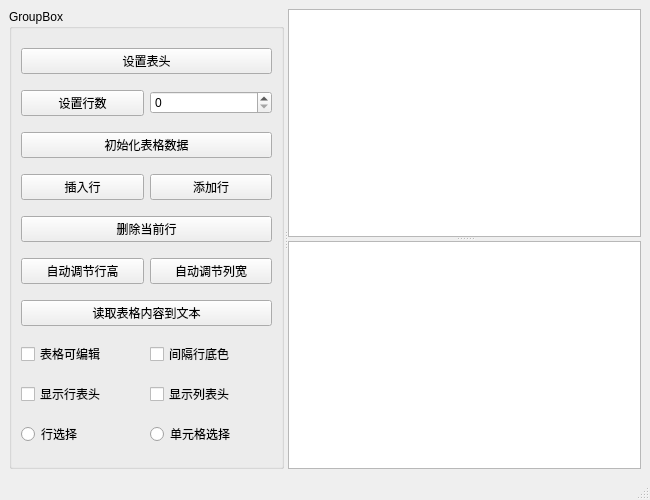
<?xml version="1.0" encoding="UTF-8"?>
<ui version="4.0">
 <class>MainWindow</class>
 <widget class="QMainWindow" name="MainWindow">
  <property name="geometry">
   <rect>
    <x>0</x>
    <y>0</y>
    <width>650</width>
    <height>500</height>
   </rect>
  </property>
  <property name="windowTitle">
   <string>QTableWidget的使用</string>
  </property>
  <widget class="QWidget" name="centralwidget">
   <layout class="QHBoxLayout" name="horizontalLayout">
    <item>
     <widget class="QSplitter" name="splitterMain">
      <property name="orientation">
       <enum>Qt::Horizontal</enum>
      </property>
      <widget class="QGroupBox" name="groupBox">
       <property name="title">
        <string>GroupBox</string>
       </property>
       <layout class="QHBoxLayout" name="horizontalLayout_2">
        <item>
         <layout class="QGridLayout" name="gridlayout" rowstretch="0,0,0,0,0,0,0,0,0,0,0,0,0,0" columnstretch="0,0">
          <item row="7" column="0">
           <widget class="QCheckBox" name="checkBox">
            <property name="text">
             <string>表格可编辑</string>
            </property>
           </widget>
          </item>
          <item row="1" column="1">
           <widget class="QSpinBox" name="spinBox"/>
          </item>
          <item row="3" column="0">
           <widget class="QPushButton" name="pushButton_4">
            <property name="text">
             <string>插入行</string>
            </property>
           </widget>
          </item>
          <item row="6" column="0" colspan="2">
           <widget class="QPushButton" name="pushButton_9">
            <property name="text">
             <string>读取表格内容到文本</string>
            </property>
           </widget>
          </item>
          <item row="8" column="1">
           <widget class="QCheckBox" name="checkBox_4">
            <property name="text">
             <string>显示列表头</string>
            </property>
           </widget>
          </item>
          <item row="2" column="0" colspan="2">
           <widget class="QPushButton" name="btnIniData">
            <property name="text">
             <string>初始化表格数据</string>
            </property>
           </widget>
          </item>
          <item row="7" column="1">
           <widget class="QCheckBox" name="checkBox_2">
            <property name="text">
             <string>间隔行底色</string>
            </property>
           </widget>
          </item>
          <item row="9" column="0">
           <widget class="QRadioButton" name="radioButton">
            <property name="text">
             <string>行选择</string>
            </property>
           </widget>
          </item>
          <item row="9" column="1">
           <widget class="QRadioButton" name="radioButton_2">
            <property name="text">
             <string>单元格选择</string>
            </property>
           </widget>
          </item>
          <item row="5" column="0">
           <widget class="QPushButton" name="pushButton_7">
            <property name="text">
             <string>自动调节行高</string>
            </property>
           </widget>
          </item>
          <item row="4" column="0" colspan="2">
           <widget class="QPushButton" name="pushButton_6">
            <property name="text">
             <string>删除当前行</string>
            </property>
           </widget>
          </item>
          <item row="5" column="1">
           <widget class="QPushButton" name="pushButton_8">
            <property name="text">
             <string>自动调节列宽</string>
            </property>
           </widget>
          </item>
          <item row="0" column="0" colspan="2">
           <widget class="QPushButton" name="btnSetHeader">
            <property name="sizePolicy">
             <sizepolicy hsizetype="Minimum" vsizetype="Fixed">
              <horstretch>0</horstretch>
              <verstretch>0</verstretch>
             </sizepolicy>
            </property>
            <property name="text">
             <string>设置表头</string>
            </property>
           </widget>
          </item>
          <item row="1" column="0">
           <widget class="QPushButton" name="btnSetRow">
            <property name="text">
             <string>设置行数</string>
            </property>
           </widget>
          </item>
          <item row="8" column="0">
           <widget class="QCheckBox" name="checkBox_3">
            <property name="text">
             <string>显示行表头</string>
            </property>
           </widget>
          </item>
          <item row="3" column="1">
           <widget class="QPushButton" name="pushButton_5">
            <property name="text">
             <string>添加行</string>
            </property>
           </widget>
          </item>
         </layout>
        </item>
       </layout>
      </widget>
      <widget class="QSplitter" name="splitterRight">
       <property name="orientation">
        <enum>Qt::Vertical</enum>
       </property>
       <widget class="QTableWidget" name="tableInfo"/>
       <widget class="QPlainTextEdit" name="plainTextEdit"/>
      </widget>
     </widget>
    </item>
   </layout>
  </widget>
  <widget class="QMenuBar" name="menubar">
   <property name="geometry">
    <rect>
     <x>0</x>
     <y>0</y>
     <width>650</width>
     <height>22</height>
    </rect>
   </property>
  </widget>
  <widget class="QStatusBar" name="statusbar"/>
 </widget>
 <resources/>
 <connections/>
</ui>
